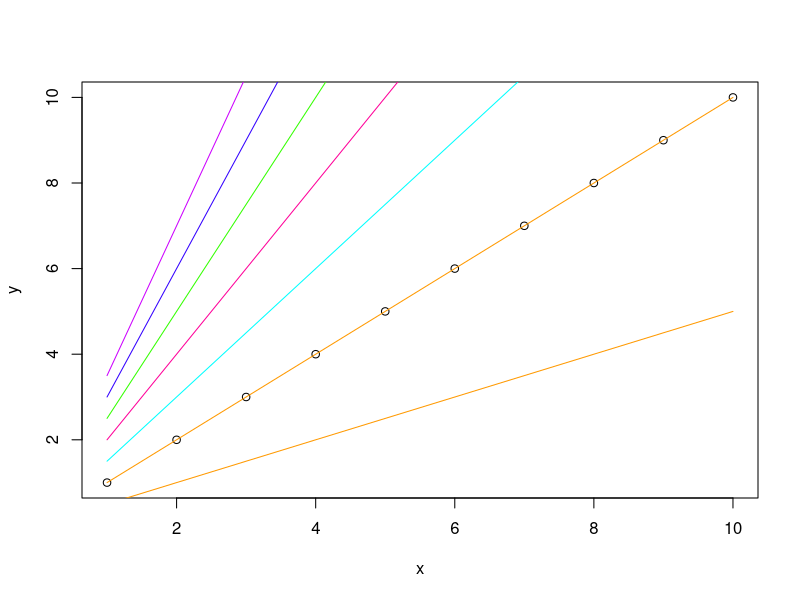
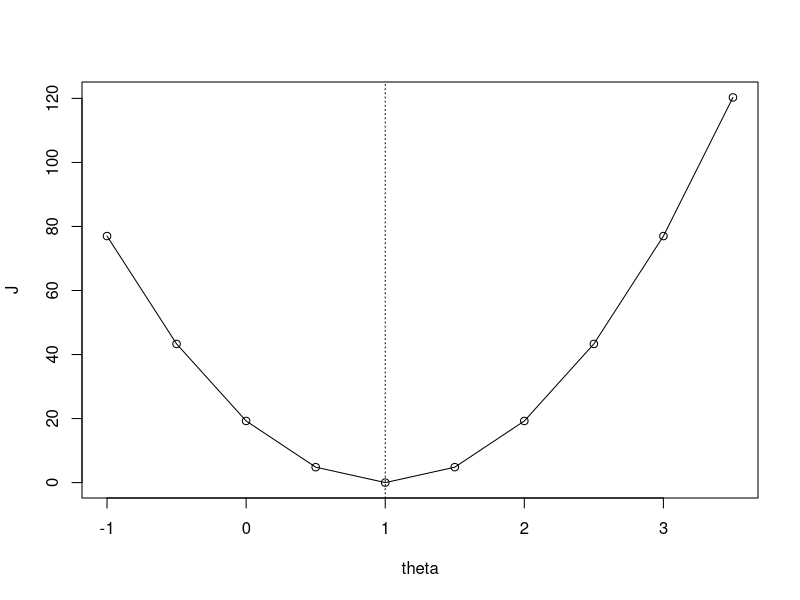
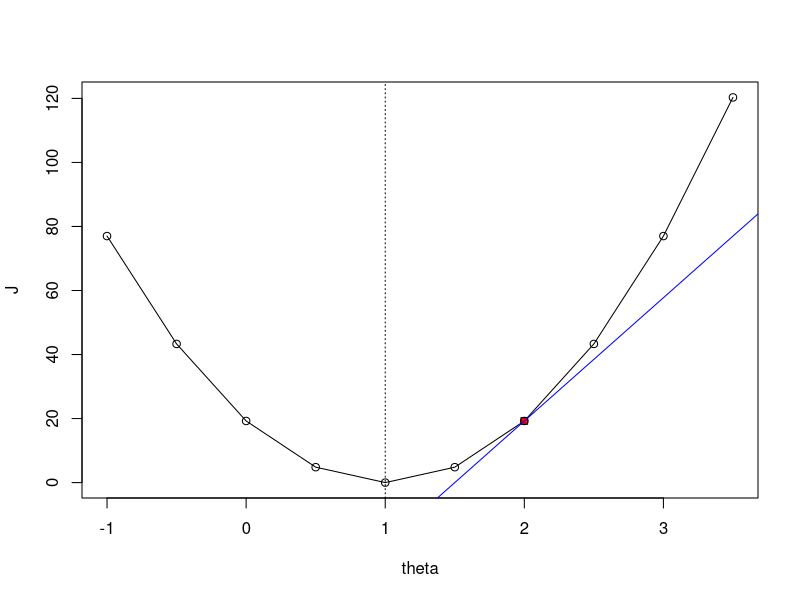
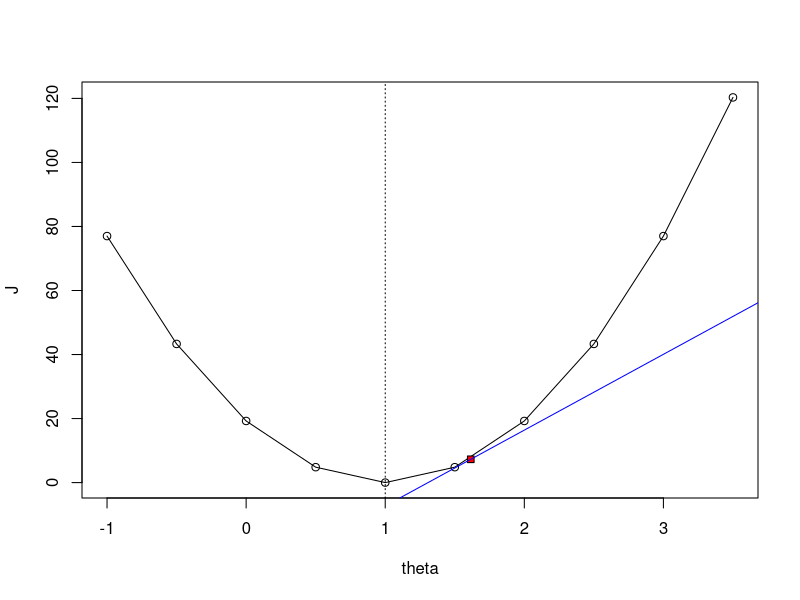
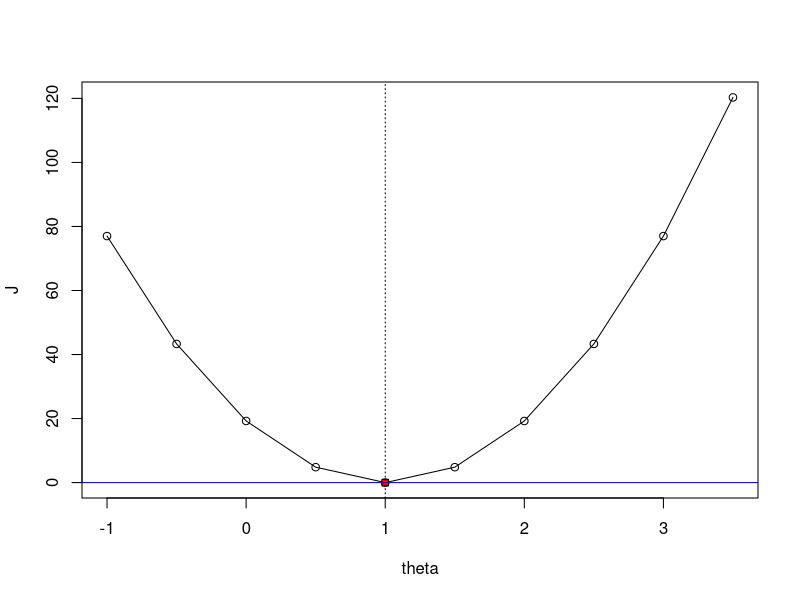
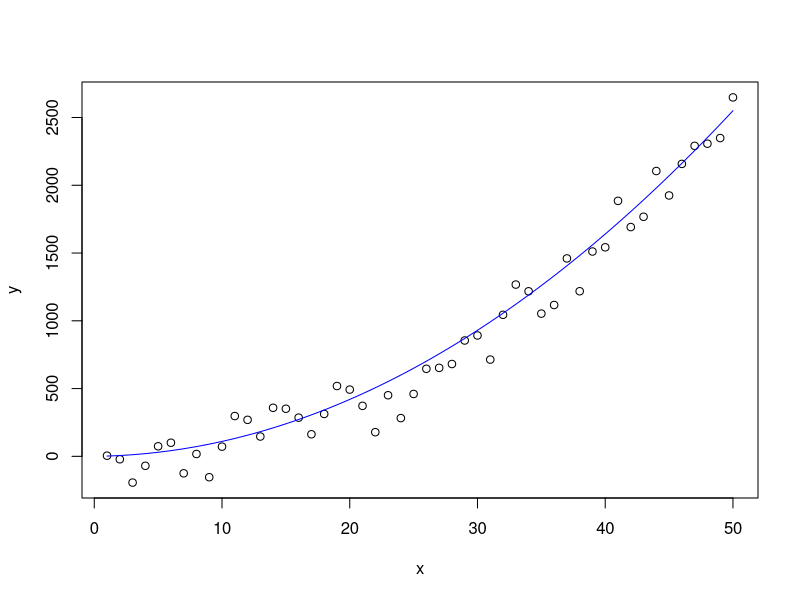
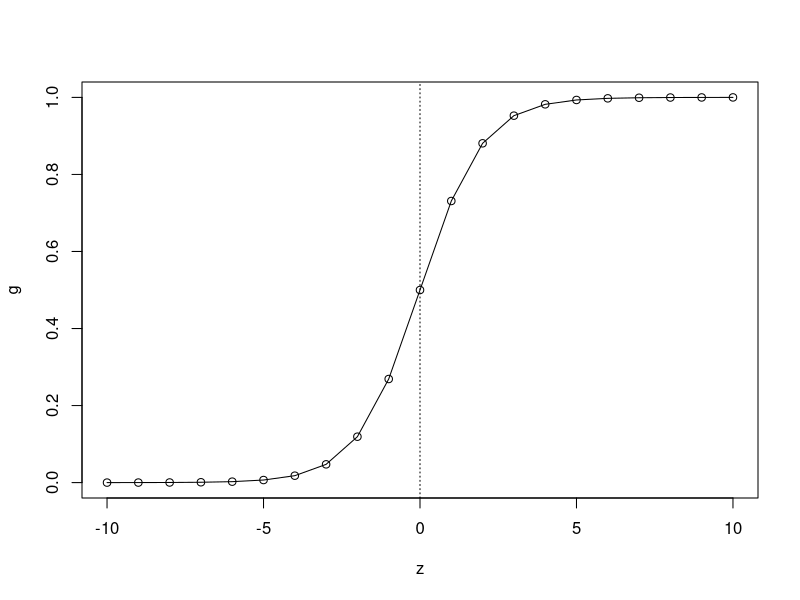
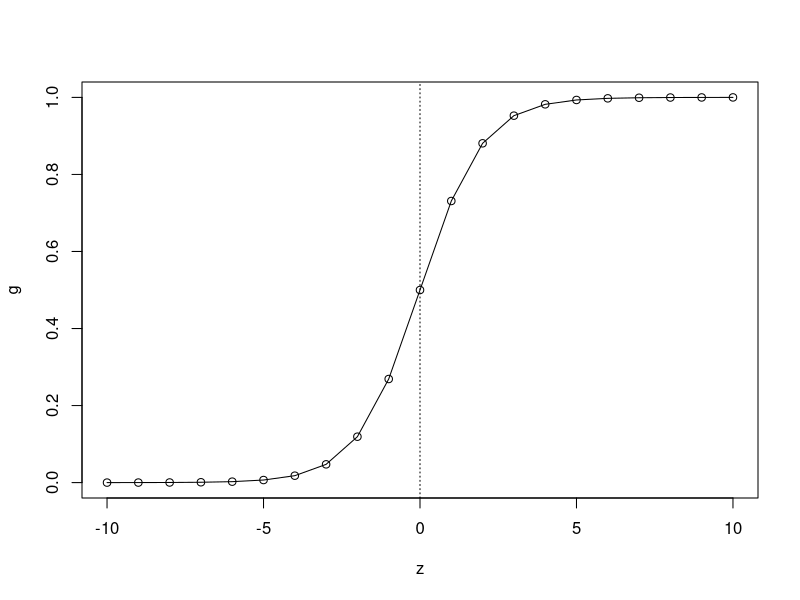

Write R code to recreate these figures, in order.
## ---- chunk 1
# Create x and y variables
x = 1:10
y = x

# create values of theta
theta = seq(from = -1, by = 0.5, length.out=length(x))

# plot all possibilities of h
plot(x,y)
for (i in 1:length(x)){
h = theta[i] * x
lines(x,h,col=sample(rainbow(length(x))))
}

# initialize the  cost function
J = numeric()

# Calculate the value of J for each value of theta
for (i in 1:length(x)){
h = theta[i] * x
J[i] = (1/(2*length(x))) * sum((h - y)^2)
}

# find theta1
theta1 = theta[which(J == min(J))]

# plot
plot(theta,J)
lines(theta,J)
abline(v = theta1,lty = 3)
## ---- chunk 2
theta.temp = 2
Jtemp = (1/(2*length(x))) * sum((theta.temp*x - y)^2)

## find the derivative
beta1 = (1/length(x)) * sum(((theta.temp*x)-y)*x) #slope = derivative
beta0 = Jtemp - (beta1*theta.temp) #find intercept

# plot
plot(theta,J)
lines(theta,J)
abline(v = theta1,lty = 3)
points(theta.temp,Jtemp, pch = 22, bg = "red")
abline(beta0,beta1, col = "blue")
## ---- chunk 3
alpha = 0.01
theta.temp = theta.temp - (alpha*beta1) #update
Jtemp = (1/(2*length(x))) * sum((theta.temp*x - y)^2)

## find the derivative
beta1 = (1/length(x)) * sum(((theta.temp*x)-y)*x) #slope = derivative
beta0 = Jtemp - (beta1*theta.temp) #find intercept

# plot
plot(theta,J)
lines(theta,J)
abline(v = theta1,lty = 3)
points(theta.temp,Jtemp, pch = 22, bg = "red")
abline(beta0,beta1, col = "blue")
## ---- chunk 4
# plot
plot(theta,J)
lines(theta,J)
abline(v = theta1,lty = 3)
points(1,0, pch = 22, bg = "red")
abline(0,0, col = "blue")
## ---- chunk 5
set.seed(10)
n = 50
x = 1:n
y = x + x^2 + rnorm(n, 0, 150)

plot(x,y)
lines(x, x + x^2, col = "blue")
## ---- chunk 6
z <- -10:10
g <- 1/(1 + exp(-z))

plot(z,g)
abline(v = 0,lty = 3)
lines(z,g)
## ---- chunk 7
z <- -10:10
g <- 1/(1 + exp(-z))

plot(z,g)
abline(v = 0,lty = 3)
lines(z,g)
